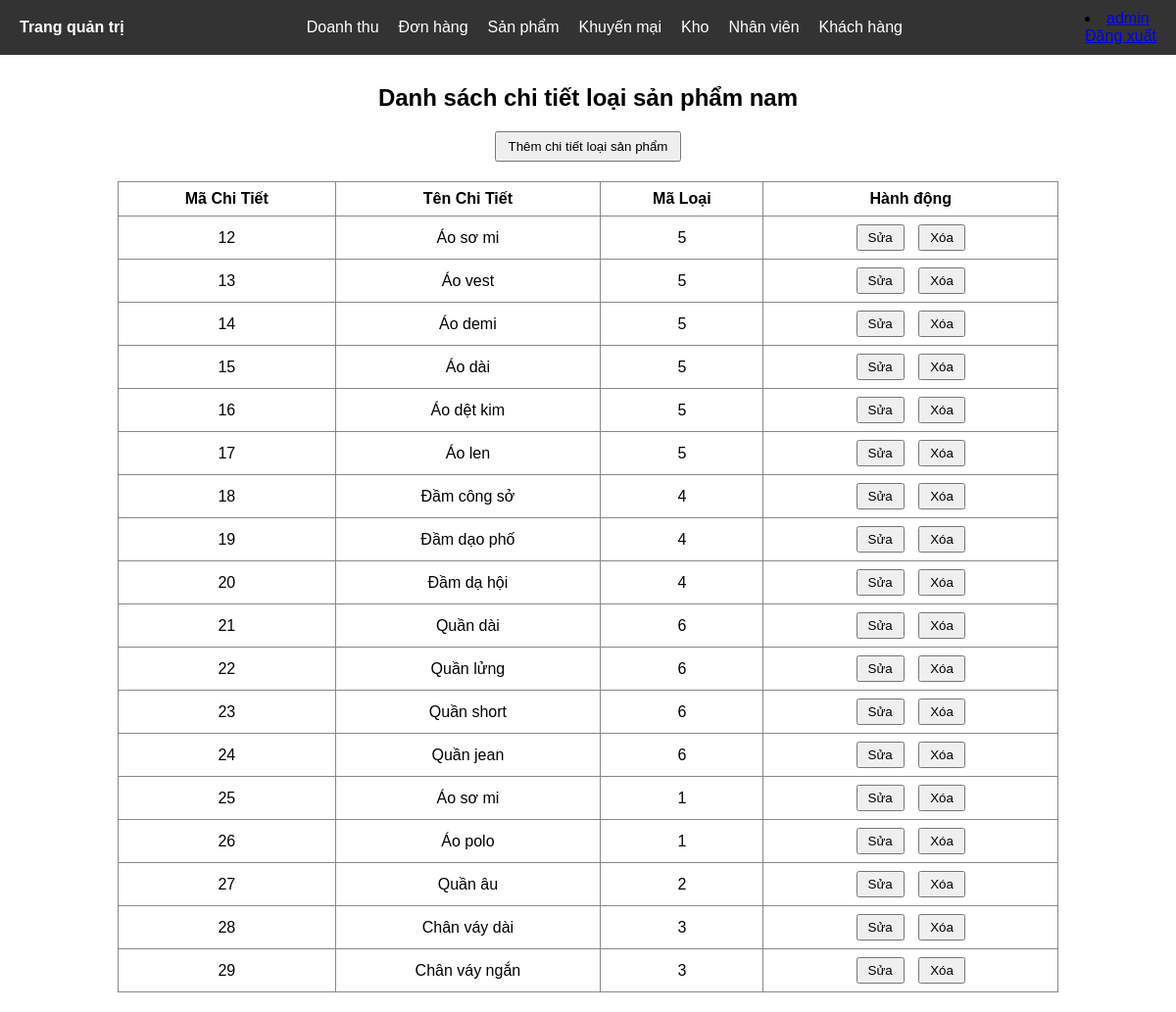
Page /admin/loai/chitietloainam.php (signed in) on the committed database.
### tables this page shows
CREATE TABLE `chitietloainam` (
  `MaChiTiet` int(11) NOT NULL,
  `TenChiTiet` varchar(100) NOT NULL,
  `MaLoai` int(11) NOT NULL
);

### admin/loai/chitietloainam.php (the view, shortened to what this page needs)
<?php
$conn = mysqli_connect("localhost", "root", "", "h_a");
$sql = "SELECT * FROM chitietloainam";
$result = mysqli_query($conn, $sql);
include '../include/header.php';
?>
<!DOCTYPE html>
<html>
<head>
</head>
<body>
<h2>Danh sách chi tiết loại sản phẩm nam</h2>
<div class="top-button">
    <a href="themchitietloainam.php"><button>Thêm chi tiết loại sản phẩm</button></a>
</div>
<table>
    <thead>
        <tr>
            <th>Mã Chi Tiết</th>
            <th>Tên Chi Tiết</th>
            <th>Mã Loại</th>
            <th>Hành động</th>
        </tr>
    </thead>
    <tbody>
        <?php while ($row = mysqli_fetch_assoc($result)) { ?>
        <tr>
            <td><?php echo htmlspecialchars($row['MaChiTiet']); ?></td>
            <td><?php echo htmlspecialchars($row['TenChiTiet']); ?></td>
            <td><?php echo htmlspecialchars($row['MaLoai']); ?></td>
            <td class="action-buttons">
                <a href="suachitietloainam.php?id=<?php echo urlencode($row['MaChiTiet']); ?>">
                    <button>Sửa</button>
                </a>
                <a href="xoachitietloainam.php?id=<?php echo urlencode($row['MaChiTiet']); ?>" onclick="return confirm('Bạn có chắc muốn xóa?');">
                    <button>Xóa</button>
                </a>
            </td>
        </tr>
        <?php } ?>
    </tbody>
</table>
</body>
</html>

### admin/include/header.php (style rules this page uses)
body { margin: 0; font-family: Arial, sans-serif; }

### admin/loai/chitietloainam.php (style rules this page uses)
table { width: 80%; margin: 20px auto; border-collapse: collapse; }
th, td { border: 1px solid #888; padding: 8px; text-align: center; }
h2 { text-align: center; margin-top: 30px; }
.top-button { width: 80%; margin: 20px auto; text-align: center; }
button { padding: 6px 12px; cursor: pointer; }
.action-buttons a { margin: 0 5px; text-decoration: none; }
.action-buttons button { padding: 4px 10px; }

### rows in the picture
chitietloainam: MaChiTiet "12", TenChiTiet "Áo sơ mi", MaLoai "5"
chitietloainam: MaChiTiet "13", TenChiTiet "Áo vest", MaLoai "5"
chitietloainam: MaChiTiet "14", TenChiTiet "Áo demi", MaLoai "5"
chitietloainam: MaChiTiet "15", TenChiTiet "Áo dài", MaLoai "5"
chitietloainam: MaChiTiet "16", TenChiTiet "Áo dệt kim", MaLoai "5"
chitietloainam: MaChiTiet "17", TenChiTiet "Áo len", MaLoai "5"
chitietloainam: MaChiTiet "18", TenChiTiet "Đầm công sở", MaLoai "4"
chitietloainam: MaChiTiet "19", TenChiTiet "Đầm dạo phố", MaLoai "4"
chitietloainam: MaChiTiet "20", TenChiTiet "Đầm dạ hội", MaLoai "4"
chitietloainam: MaChiTiet "21", TenChiTiet "Quần dài", MaLoai "6"
chitietloainam: MaChiTiet "22", TenChiTiet "Quần lửng", MaLoai "6"
chitietloainam: MaChiTiet "23", TenChiTiet "Quần short", MaLoai "6"
chitietloainam: MaChiTiet "24", TenChiTiet "Quần jean", MaLoai "6"
chitietloainam: MaChiTiet "25", TenChiTiet "Áo sơ mi", MaLoai "1"
chitietloainam: MaChiTiet "26", TenChiTiet "Áo polo", MaLoai "1"
chitietloainam: MaChiTiet "27", TenChiTiet "Quần âu", MaLoai "2"
chitietloainam: MaChiTiet "28", TenChiTiet "Chân váy dài", MaLoai "3"
chitietloainam: MaChiTiet "29", TenChiTiet "Chân váy ngắn", MaLoai "3"

### other values in the picture
$tennv "admin"
